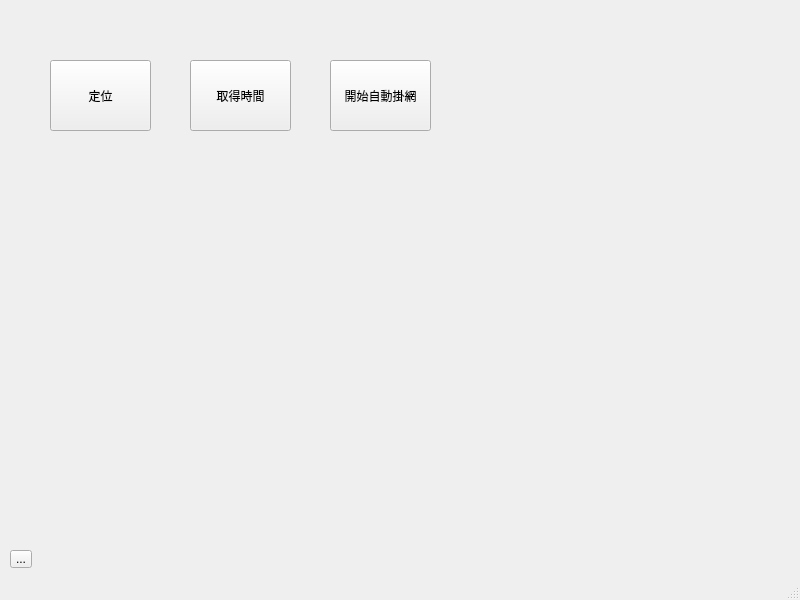
<?xml version="1.0" encoding="UTF-8"?>
<ui version="4.0">
 <class>MainWindow</class>
 <widget class="QMainWindow" name="MainWindow">
  <property name="geometry">
   <rect>
    <x>0</x>
    <y>0</y>
    <width>800</width>
    <height>600</height>
   </rect>
  </property>
  <property name="windowTitle">
   <string>MainWindow</string>
  </property>
  <widget class="QWidget" name="centralwidget">
   <widget class="QToolButton" name="brn1">
    <property name="geometry">
     <rect>
      <x>50</x>
      <y>60</y>
      <width>101</width>
      <height>71</height>
     </rect>
    </property>
    <property name="text">
     <string>定位</string>
    </property>
   </widget>
   <widget class="QToolButton" name="btn2">
    <property name="geometry">
     <rect>
      <x>190</x>
      <y>60</y>
      <width>101</width>
      <height>71</height>
     </rect>
    </property>
    <property name="text">
     <string>取得時間</string>
    </property>
   </widget>
   <widget class="QToolButton" name="btn3">
    <property name="geometry">
     <rect>
      <x>330</x>
      <y>60</y>
      <width>101</width>
      <height>71</height>
     </rect>
    </property>
    <property name="text">
     <string>開始自動掛網</string>
    </property>
   </widget>
   <widget class="QToolButton" name="btn4">
    <property name="geometry">
     <rect>
      <x>10</x>
      <y>550</y>
      <width>22</width>
      <height>18</height>
     </rect>
    </property>
    <property name="text">
     <string>...</string>
    </property>
   </widget>
  </widget>
  <widget class="QMenuBar" name="menubar">
   <property name="geometry">
    <rect>
     <x>0</x>
     <y>0</y>
     <width>800</width>
     <height>21</height>
    </rect>
   </property>
  </widget>
  <widget class="QStatusBar" name="statusbar"/>
 </widget>
 <resources/>
 <connections/>
</ui>
